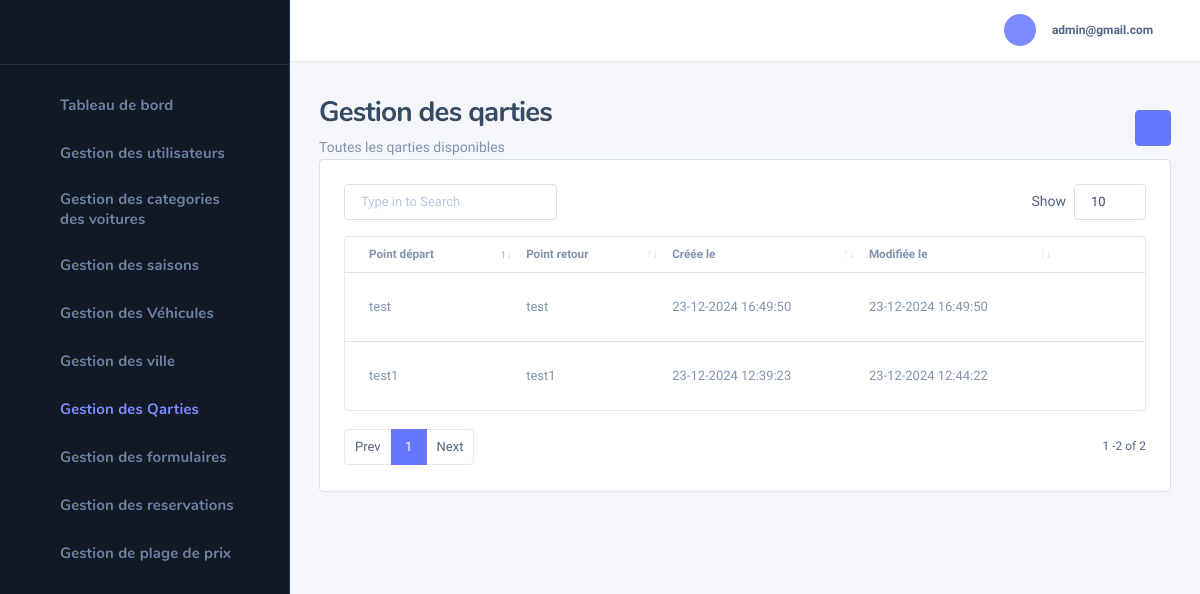
Page /gestion-qarties.php (signed in) on the committed database.
### tables this page shows
CREATE TABLE `app_qarties` (
  `id` int UNSIGNED NOT NULL,
  `name_depart` varchar(255) NOT NULL,
  `name_retour` varchar(255) NOT NULL,
  `created_at` timestamp NULL DEFAULT CURRENT_TIMESTAMP,
  `updated_at` timestamp NULL DEFAULT CURRENT_TIMESTAMP ON UPDATE CURRENT_TIMESTAMP
);

### gestion-qarties.php (the view, shortened to what this page needs)
<?php
include 'db.php';
?>
<!DOCTYPE html>
<html lang="fr">
<head>
    <link rel="stylesheet" href="src/assets/css/dashlite.css">
    <link id="skin-default" rel="stylesheet" href="src/assets/css/theme.css">
</head>
<body class="nk-body bg-lighter npc-general has-sidebar">
    <?php include 'sidebare.php'; ?>
    <div class="nk-wrap">
        <?php include 'head.php'; ?>
        <div class="nk-content">
            <div class="container-fluid">
                <div class="nk-content-inner">
                    <div class="nk-content-body">
                        <div class="nk-block-between">
                            <div class="nk-block-head-content">
                                <h3 class="nk-block-title page-title">Gestion des qarties</h3>
                                <div class="nk-block-des text-soft">
                                    <p>Toutes les qarties disponibles</p>
                                </div>
                            </div>
                            <div class="nk-block-head-content">
                                <div class="toggle-wrap nk-block-tools-toggle">
                                    <div class="toggle-expand-content" data-content="pageMenu">
                                        <ul class="nk-block-tools g-3">
                                            <div class="dropdown">
                                                <a href="#" class="dropdown-toggle btn btn-icon btn-primary" data-bs-toggle="modal" data-bs-target="#addQartieModal" title="Ajouter">
                                                    <em class="icon ni ni-plus"></em>
                                                </a>
                                            </div>
                                        </ul>
                                    </div>
                                </div>
                            </div>
                        </div>
                        <div class="card card-bordered card-preview">
                            <div class="card-inner">
                                <div class="nk-block">
                                <table class="datatable-init nowrap nk-tb-list nk-tb-ulist" data-auto-responsive="false" id="qartieTable">
                                        <thead>
                                            <tr class="nk-tb-item nk-tb-head">
                                                <th class="nk-tb-col">Point départ</th>
                                                <th class="nk-tb-col">Point retour</th>
                                                <th class="nk-tb-col">Créée le</th>
                                                <th class="nk-tb-col">Modifiée le</th>
                                                <th class="nk-tb-col nk-tb-col-tools text-end"></th>
                                            </tr>
                                        </thead>
                                        <tbody>
                                            <?php
                                            $result = $conn->query("SELECT * FROM app_qarties");
                                            if ($result->num_rows > 0) {
                                                while ($row = $result->fetch_assoc()) {
                                                    echo "<tr class='nk-tb-item'>
                                                            <td class='nk-tb-col'>{$row['name_depart']}</td>
                                                            <td class='nk-tb-col'>{$row['name_retour']}</td>
                                                            <td class='nk-tb-col'>" . date('d-m-Y H:i:s', strtotime($row['created_at'])) . "</td>
                                                            <td class='nk-tb-col'>" . date('d-m-Y H:i:s', strtotime($row['updated_at'])) . "</td>
                                                            <td class='nk-tb-col nk-tb-col-tools'>
                                                                <ul class='nk-tb-actions gx-2'>
                                                                    <li>
                                                                    <a href='#' class='btn btn-trigger btn-icon btn-edit'
                                                                        data-id='" . $row['id'] . "'
                                                                        data-name-depart='" . htmlspecialchars($row['name_depart'], ENT_QUOTES) . "'
                                                                        data-name-retour='" . htmlspecialchars($row['name_retour'], ENT_QUOTES) . "'
                                                                        data-bs-toggle='modal' data-bs-target='#editQartieModal'>
                                                                        <em class='icon ni ni-edit'></em>
                                                                    </a>
                                                                    </li>
                                                                    <li>
                                                                        <a class='btn btn-trigger btn-icon btn-trash' href='?action=delete&id=" . $row['id'] . "' onclick='return confirm(\"Confirmer la suppression ?\")'>
                                                                            <em class='icon ni ni-trash'></em>
                                                                        </a>
                                                                    </li>
                                                                </ul>
                                                            </td>
                                                        </tr>";
                                                }
                                            } else {
                                                echo "<tr><td colspan='4'>Aucune ville trouvée</td></tr>";
                                            }
                                            ?>
                                        </tbody>
                                    </table>
                                </div>
                            </div>
                        </div>
                    </div>
                </div>
            </div>
        </div>
    </div>
</body>
</html>

### rows in the picture
app_qarties: name_depart "test1", name_retour "test1", created_at "23-12-2024 12:39:23", updated_at "23-12-2024 12:44:22"
app_qarties: name_depart "test", name_retour "test", created_at "23-12-2024 16:49:50", updated_at "23-12-2024 16:49:50"

### other values in the picture
$email "admin@gmail.com"
